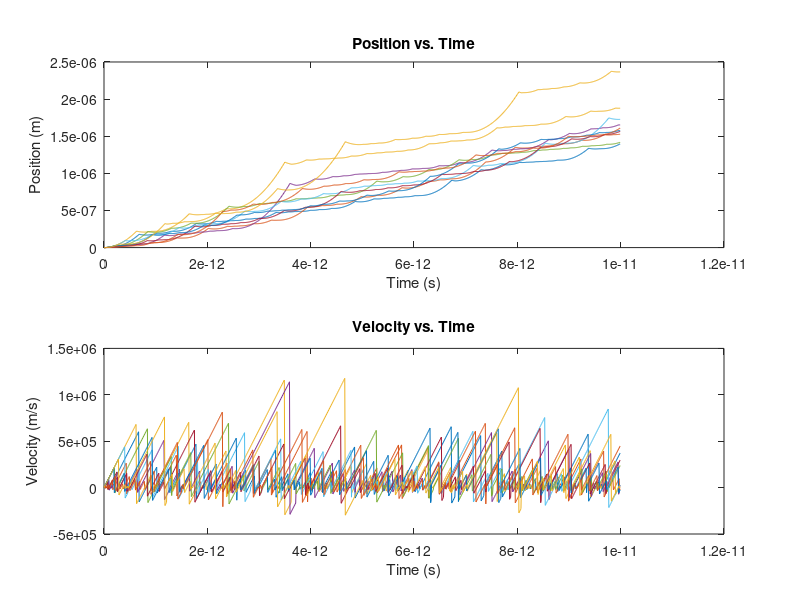

The MATLAB source for this figure: (Note: this script raises an error after producing the figure.)
function [] = MC()
    % Constants
    q_e = 1.60217653e-19;     % electron charge
    m_e = 9.10938215e-31;     % electron mass
    dt = 1e-14;               % time step size
    num_steps = 1000;         % number of time steps
    N = 10;                  % number of electrons
    scattering_probability = 0.05;
    force = 1e-12;            % constant force for simplicity

    % Initialize positions and velocities
    x = zeros(N, num_steps);
    v = zeros(N, num_steps);

    % Time evolution
    for n = 1:N
        for t = 2:num_steps
            if rand() < scattering_probability
                v(n, t-1) = -0.25*v(n, t-1); % scattering event resets the velocity
            end
            v(n, t) = v(n, t-1) + (force / m_e)*dt;
            x(n, t) = x(n, t-1) + v(n, t) * dt;
        end
    end

    % Plotting
    figure;
    subplot(2,1,1); % Position plot
    plot(0:dt:(num_steps-1)*dt, x);
    xlabel('Time (s)');
    ylabel('Position (m)');
    title('Position vs. Time');

    subplot(2,1,2); % Velocity plot
    plot(0:dt:(num_steps-1)*dt, v);
    xlabel('Time (s)');
    ylabel('Velocity (m/s)');
    title('Velocity vs. Time');

    % Drift velocity
    drift_velocity = mean(v(:, end));
    sgtitle(['Drift Velocity: ', num2str(drift_velocity), ' m/s']);

    % Make the simulation into a movie if desired
    % (code for creating a movie would go here)
end
